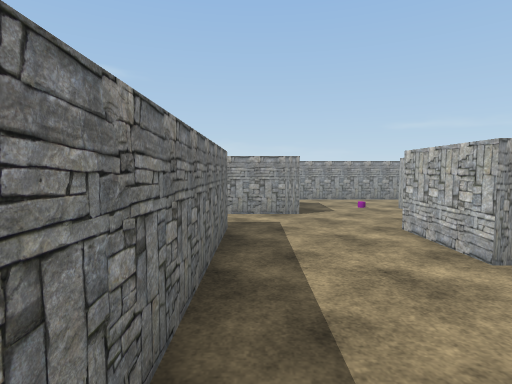
view 1 (above)

24 first-person views from a walk through a scene from a Unity 3-D project. The camera is 1.5 m above the floor, tilts 4° down and sees 80° across. The floor is counted in squares, 1 m on a side. Each view is taken from the middle of a square. On the plan, view 1 faces up. The plan holds only what a view shows up to about 15 squares ahead; the rest is blank. The place goes on beyond the plan. The player is left out. Some surface patterns are stand-ins.

view 2
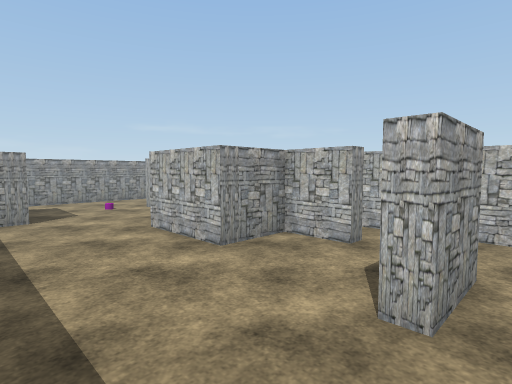

view 3
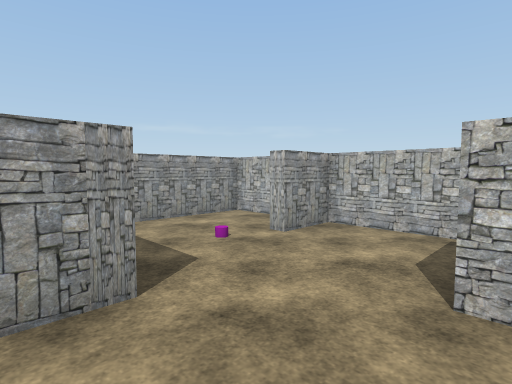

view 4
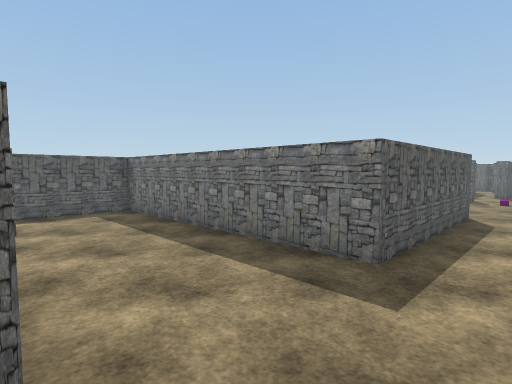

view 5
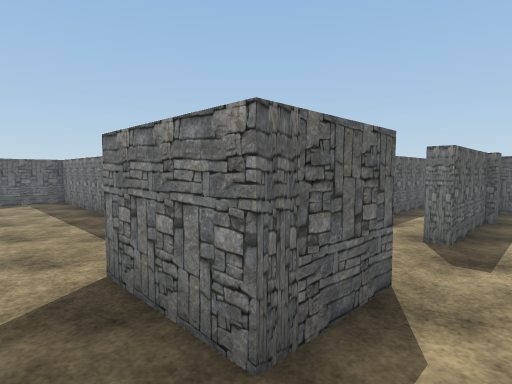

view 6
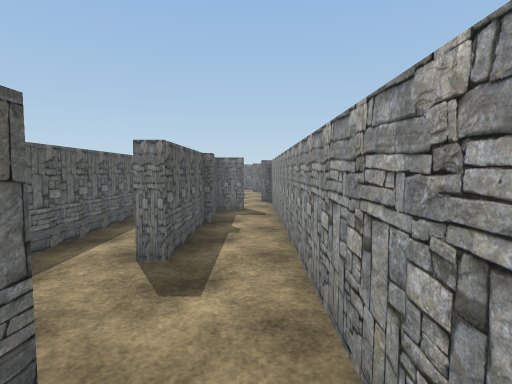

view 7
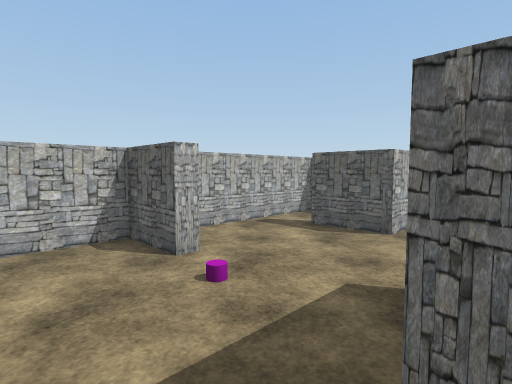

view 8
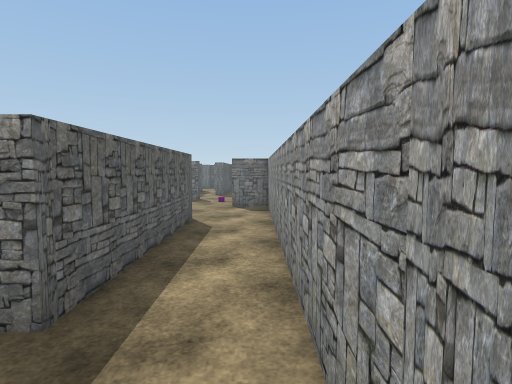

view 9
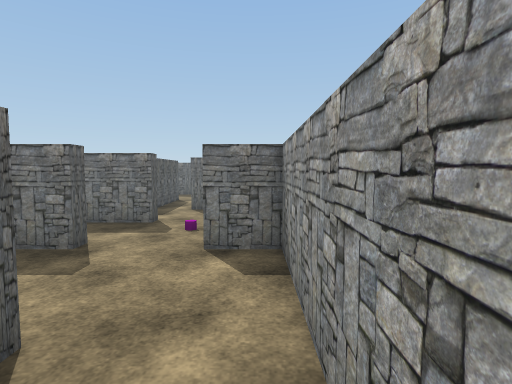

view 10
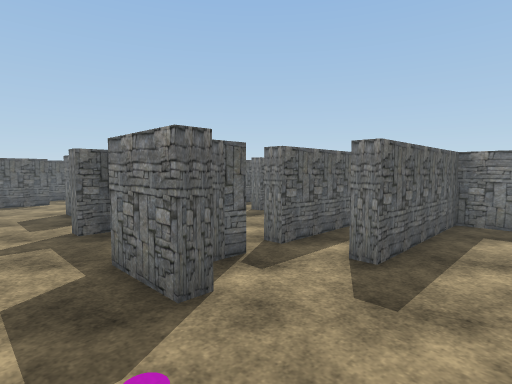

view 11
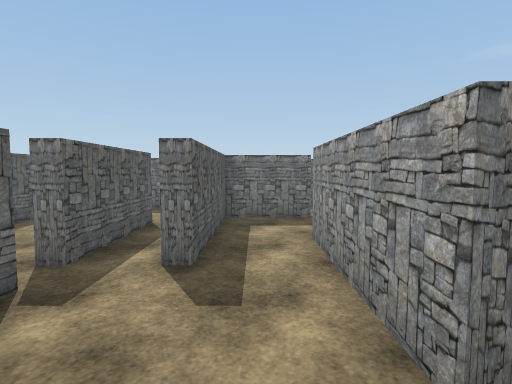

view 12
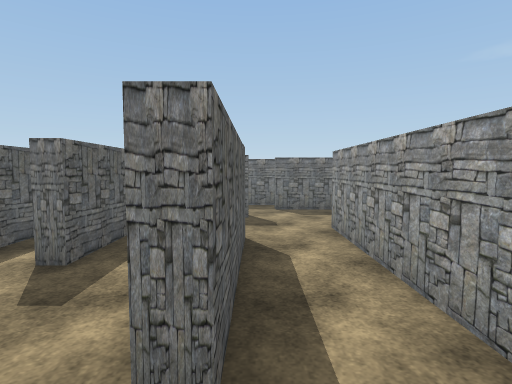

view 13
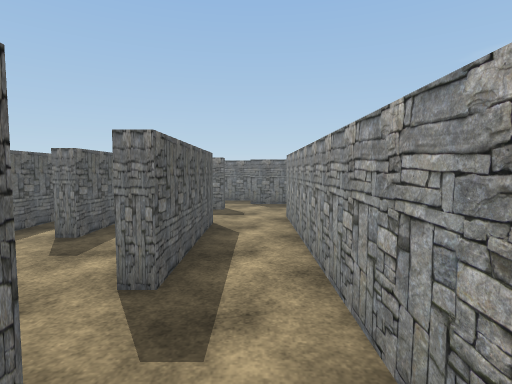

view 14
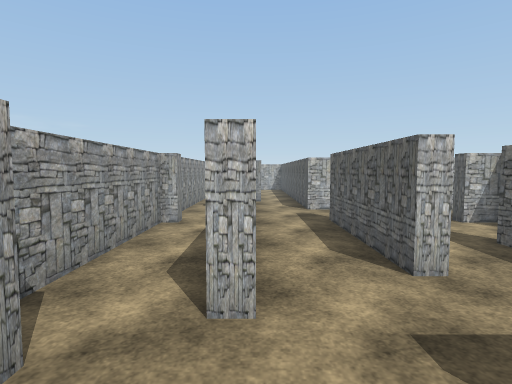

view 15
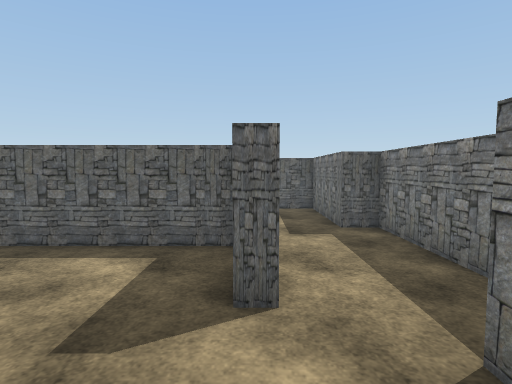

view 16
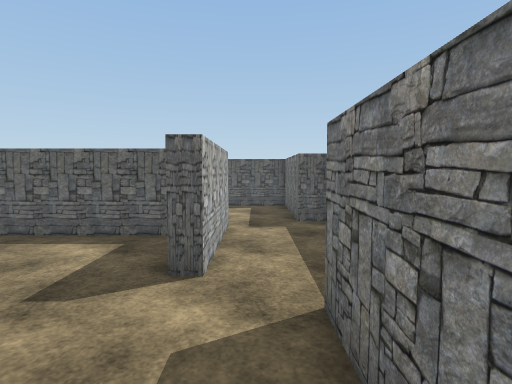

view 17
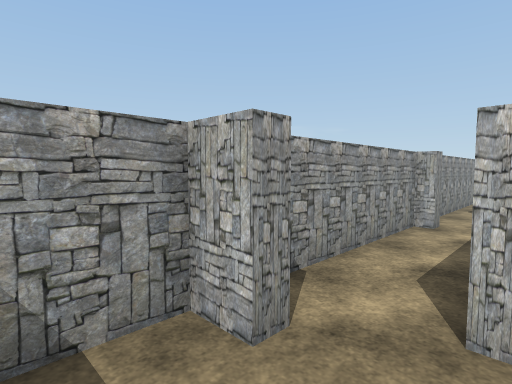

view 18
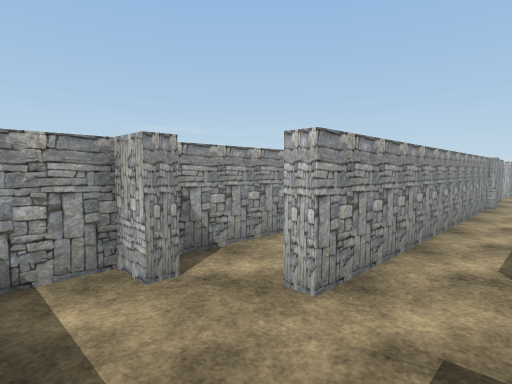

view 19
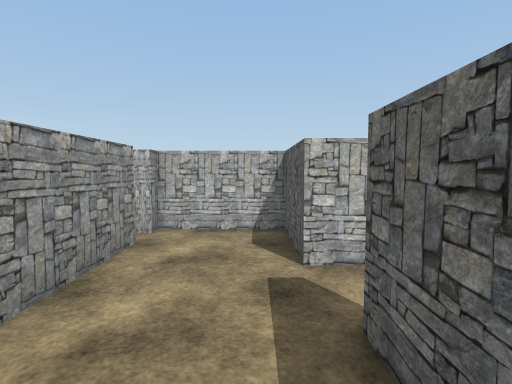

view 20
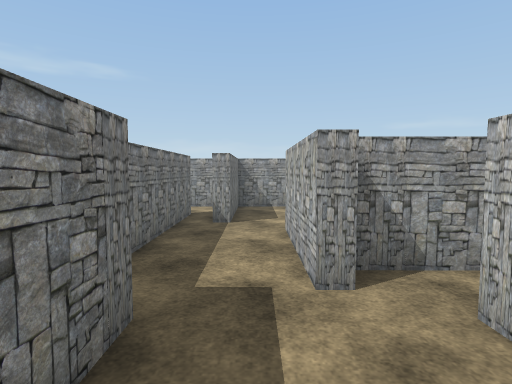

view 21
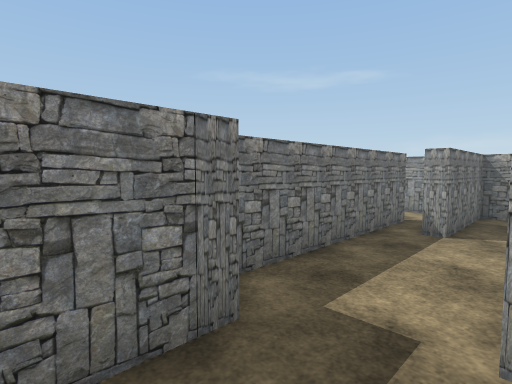

view 22
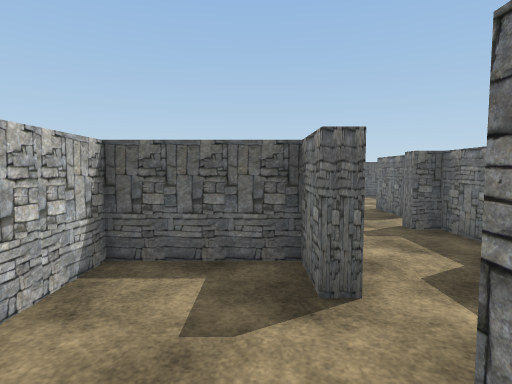

view 23
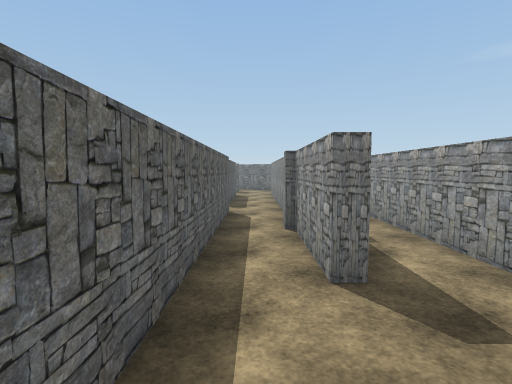

view 24
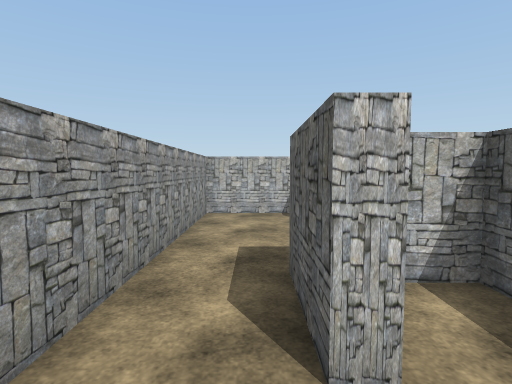

### Floor plan
Points are (right, up) in squares from view 1. A wall is a line through its corners. A room is listed if a view was taken in it or the views show most of it. See-through windows are left out.
Room 1 (views 1, 2, 3, 4, 5, 6, 7, 8, 9, 22, 24)
walls: (-1, 12.9) (-1, 13.5) (1.5, 13.5) (1.5, 10.5) (-10.8, 10.5) (-10.8, 9); (3.8, 4.7) (3.8, 7.8) (6, 7.8); (-7.5, 8) (-0.8, 8) (-0.8, -1.5) (2.8, -1.5); (-7.8, 13.5) (-4, 13.5) (-4, 13); (-8.2, 13.8) (-7.8, 13.8); (7.7, 8.5) (7.7, 11.7) (5.8, 11.7) (5.8, 12.2) (7.7, 12.2) (7.7, 15.7) (-11.5, 15.7); (3, 0.7) (3, 1.2); (-11.4, 6.5) (-10.8, 6.5) (-10.8, 5) (-7.5, 5) (-7.5, 7.1); (-10.8, 14.6) (-10.8, 13.5) (-10.1, 13.5)
ways out: opening at (-11, 7.5) to room 2; opening at (-2.5, 13) to room 3; opening at (-11, 15) to room 5; opening at (3, -0.5); opening at (5, 3); opening at (7, 7.5)
Room 2 (views 10, 11, 12)
walls: (-15.8, 6) (-15, 6); (-14.2, 5.9) (-14.2, 7) (-13.8, 7) (-13.8, 5); (-13.8, 10.8) (-13.8, 10.3) (-18.8, 10.3); (-18.6, 8) (-16.8, 8) (-16.8, 7.5); (-11.3, 10.1) (-11.3, 11); (-19.5, 7.5) (-21.5, 7.5); (-20.8, 6) (-16.8, 6)
ways out: opening at (-11, 7.5) to room 1; opening at (-17.5, 9) to room 3; opening at (-12.5, 10.5) to room 3; opening at (-21, 7) to room 4; gap at (-16, 6) to room 4; opening at (-12.5, 5.5)
Room 3 (views 13, 14, 15, 16, 17, 18, 23)
walls: (-18.8, 10.3) (-18.8, 10.8) (-13.8, 10.8); (-21.2, 14.8) (-21.2, 15.7) (-23.8, 15.7) (-23.8, 11.7) (-24.2, 11.7); (-11.3, 11) (-1.1, 11); (-22.2, 6.8) (-22.2, 10.8) (-21.8, 10.8) (-21.8, 8) (-18.6, 8); (-25.2, 13.6) (-25.2, 6) (-24.2, 6); (-8.2, 13) (-20, 13) (-20, 13.5); (-7.8, 12.8) (-8.2, 12.8); (-4, 13) (-7.7, 13); (1, 11) (1, 12)
ways out: opening at (-2.5, 13) to room 1; opening at (-17.5, 9) to room 2; opening at (-12.5, 10.5) to room 2; opening at (-23, 7) to room 4; opening at (-21, 14) to room 5
Room 4 (views 19, 20, 21)
walls: (-18.3, 2.3) (-15.3, 2.3) (-15.3, 5.5) (-15.8, 5.5); (-21.6, 6.8) (-22.2, 6.8); (-16.8, 5.5) (-20.1, 5.5); (-24.2, 6) (-24.2, 2) (-20.3, 2)
ways out: opening at (-21, 7) to room 2; gap at (-16, 6) to room 2; opening at (-23, 7) to room 3; opening at (-19.5, 2)
Room 5 (no view inside)
walls: (-13.8, 15.9) (-13.8, 15.3) (-14.2, 15.3) (-14.2, 15.7) (-20.2, 15.7); (-20.6, 14.8) (-21.2, 14.8); (-11.5, 15.7) (-13.2, 15.7)
ways out: opening at (-11, 15) to room 1; opening at (-21, 14) to room 3

Where each view was taken, in squares from view 1:
view 1: 0 up, 0 right, facing up
view 2: 0 up, 0 right, facing up-right
view 3: 7 up, 0 right, facing up-right
view 4: 10 up, 4 right, facing down-left
view 5: 15 up, 3 right, facing down-left
view 6: 15 up, 1 right, facing left
view 7: 15 up, 1 right, facing down-right
view 8: 10 up, 2 right, facing left
view 9: 10 up, 5 left, facing left
view 10: 10 up, 12 left, facing down-left
view 11: 9 up, 12 left, facing left
view 12: 11 up, 12 left, facing left
view 13: 12 up, 10 left, facing left
view 14: 13 up, 23 left, facing right
view 15: 14 up, 22 left, facing down
view 16: 15 up, 23 left, facing down
view 17: 13 up, 23 left, facing up-right
view 18: 11 up, 23 left, facing up-right
view 19: 3 up, 23 left, facing right
view 20: 3 up, 23 left, facing up
view 21: 4 up, 22 left, facing up-left
view 22: 10 up, 10 left, facing down
view 23: 12 up, 0 right, facing left
view 24: 14 up, 3 left, facing right
